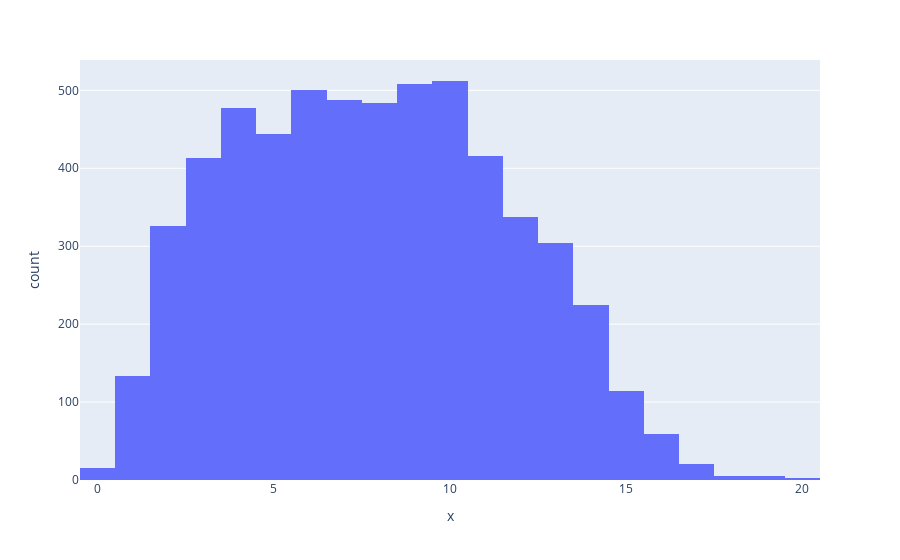

The code cell stored with this chart in its notebook:
### Code cell
# Plot the distribution for the number of words in a text using histogram
fig = px.histogram(x = tweets_length, nbins = 25)
fig.show()

### Figure 1 — Plotly figure (JSON) as saved in the notebook; plotly's stock layout.template omitted (floating-point values rounded to 4 significant figures; data arrays with more than 128 entries replaced by an {"elided": "..."} marker saying what was removed)
{"data": [{"alignmentgroup": "True", "bingroup": "x", "hovertemplate": "x=%{x}<br>count=%{y}<extra></extra>", "legendgroup": "", "marker": {"color": "#636efa"}, "name": "", "nbinsx": 25, "offsetgroup": "", "orientation": "v", "showlegend": false, "type": "histogram", "x": {"elided": "5791 int values"}, "xaxis": "x", "yaxis": "y"}], "layout": {"barmode": "relative", "legend": {"tracegroupgap": 0}, "margin": {"t": 60}, "xaxis": {"anchor": "y", "domain": [0, 1], "title": {"text": "x"}}, "yaxis": {"anchor": "x", "domain": [0, 1], "title": {"text": "count"}}}}
